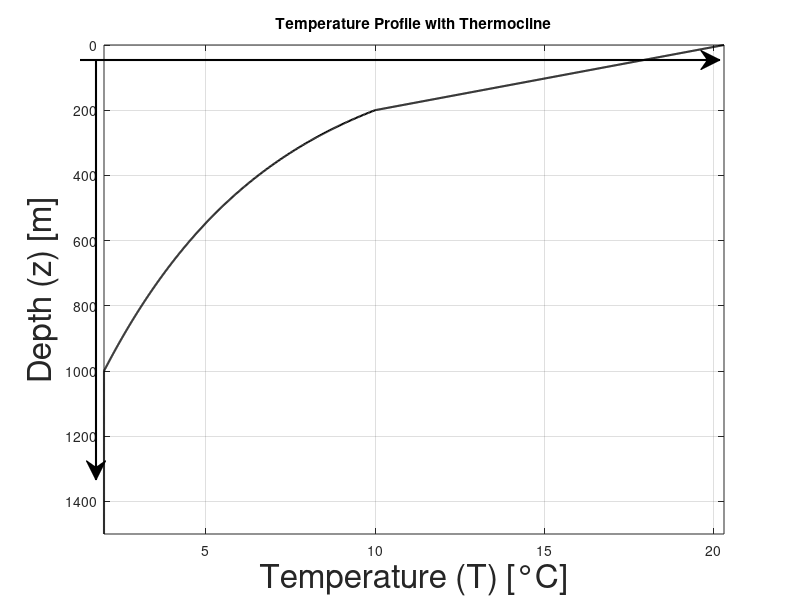

This chart was generated by the following MATLAB code:
T0 = 20.3;
T200 = 10;
alpha = 0.0515;
beta = 4.970679476477;
z0 = 200;
z1 = linspace(0, 200, 500);
z2 = linspace(200, 1000, 500);
z3 = linspace(1000, 1500, 500);
A = [0^2, 0, 1; 
     200^2, 200, 1; 
     2*200, 1, 0];
B = [T0; T200; -alpha];
coeffs = A \ B;
a = coeffs(1);
b = coeffs(2);
c = coeffs(3);
T1 = a*z1.^2 + b*z1 + c;
T2 = T200 - beta * log(1 + (z2 - 200) / z0);
T3 = ones(size(z3)) * 2;
z = [z1, z2, z3];
T = [T1, T2, T3];
figure;
plot(T, z, 'k-', 'LineWidth', 1.5);
hold on;
xlabel('Temperature (T) [°C]','FontSize', 24);
ylabel('Depth (z) [m]','FontSize', 24);
title('Temperature Profile with Thermocline');
set(gca, 'YDir', 'reverse');
grid on;
xlim([min(T), max(T)]);
ylim([0, max(z)]);
annotation('arrow', [0.12, 0.12], [0.9, 0.2], 'LineWidth', 1.5);
annotation('arrow', [0.1, 0.9], [0.9, 0.9], 'LineWidth', 1.5);
hold off;
